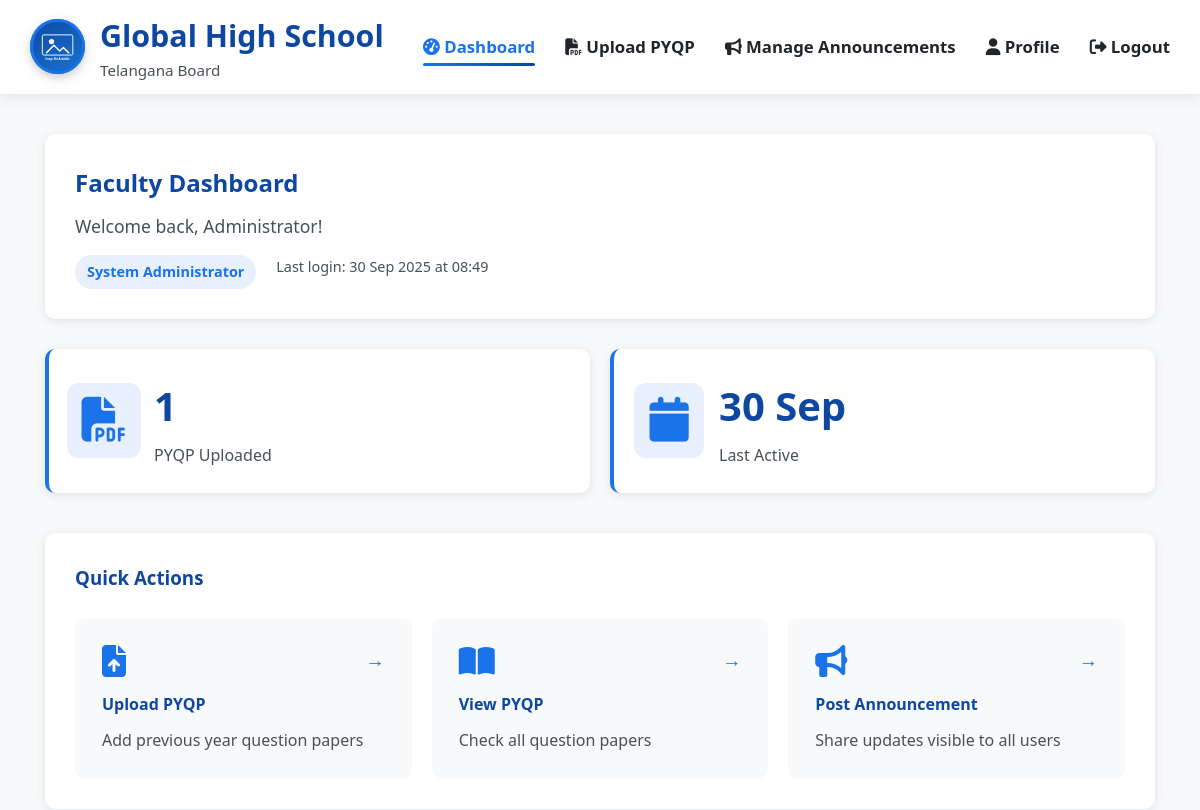
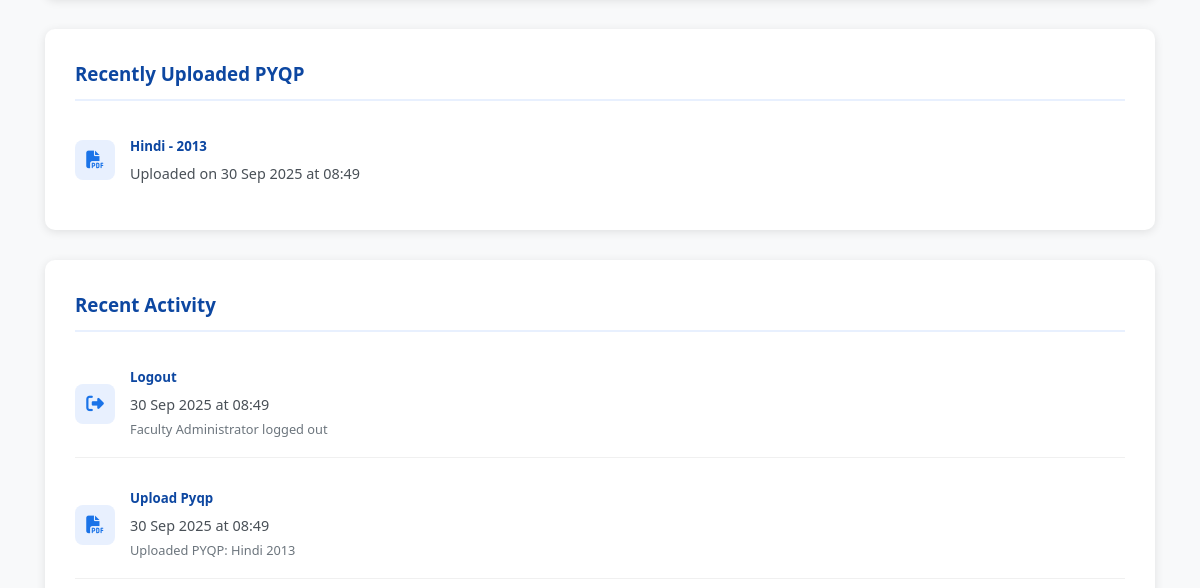
The page /faculty/dashboard (signed in, upper part) on the database as committed earlier (2 pictures, top to bottom).
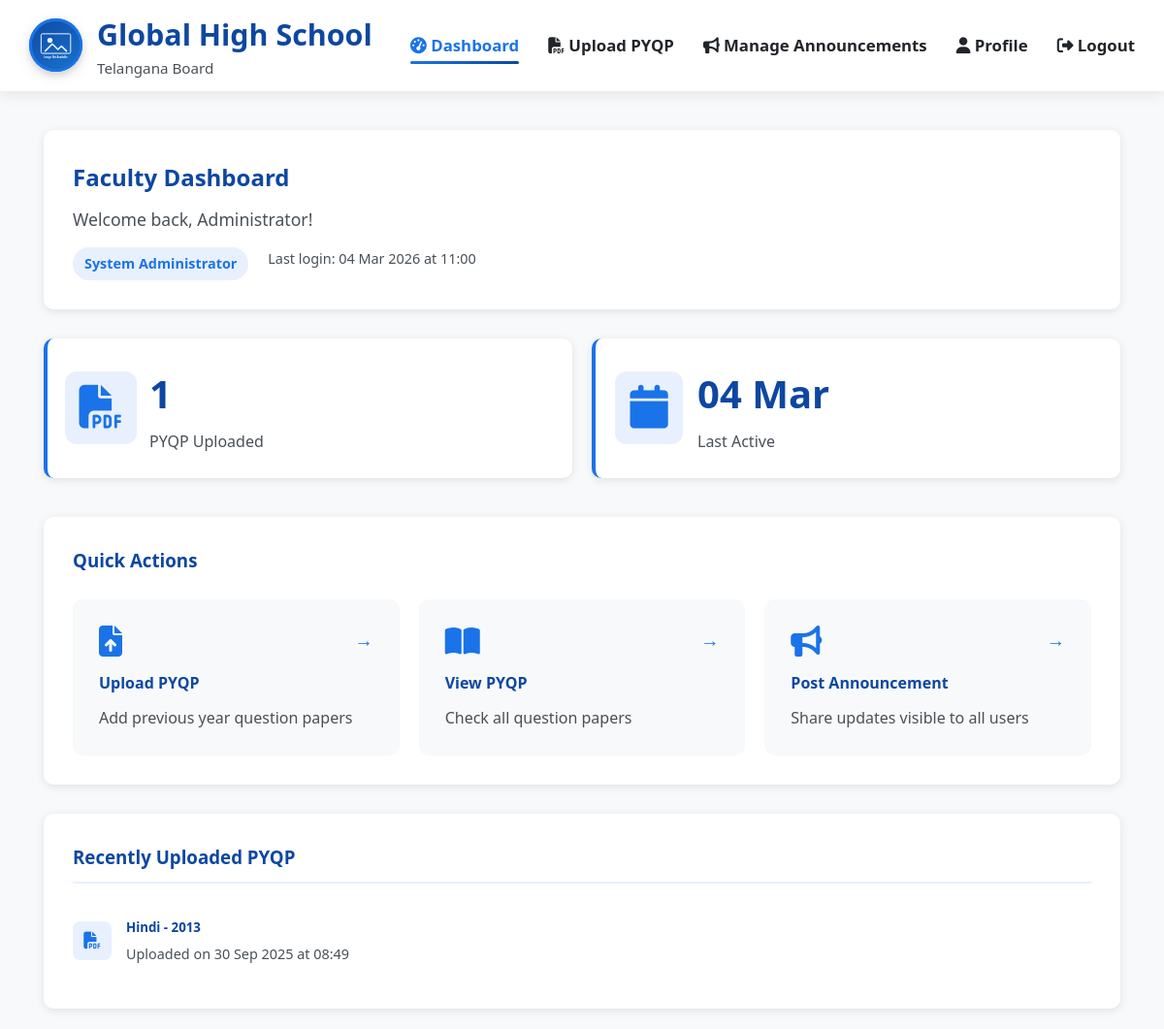
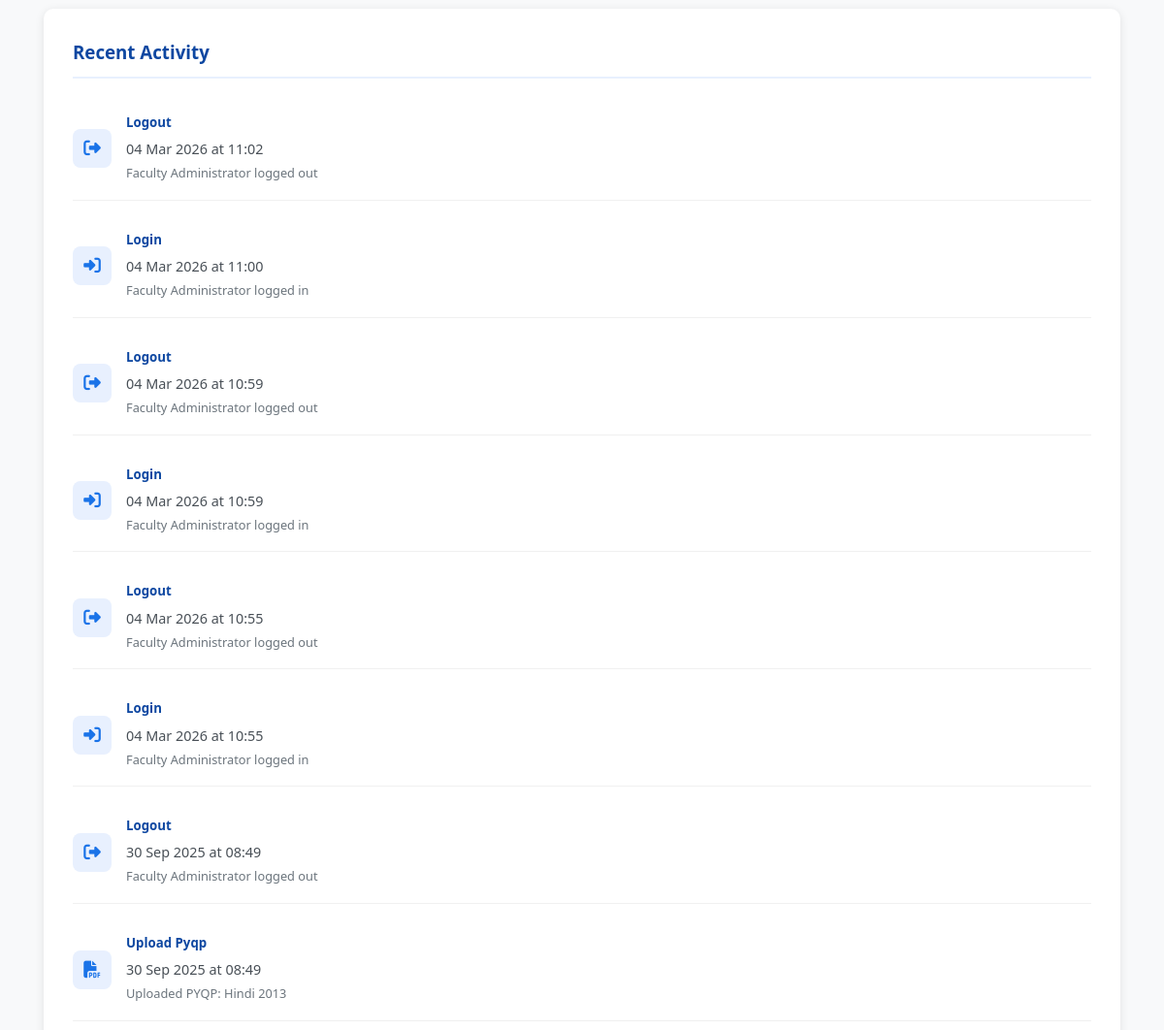
The same page on the database as committed later (2 pictures, top to bottom).
### app.py (models this page shows, shortened)
class Faculty(UserMixin, db.Model):
    id = db.Column(db.Integer, primary_key=True)
    username = db.Column(db.String(80), unique=True, nullable=False)
    email = db.Column(db.String(120), unique=True, nullable=False)
    password_hash = db.Column(db.String(200), nullable=False)
    name = db.Column(db.String(100), nullable=False)
    role = db.Column(db.String(100), nullable=False)
    department = db.Column(db.String(100))
    phone = db.Column(db.String(15))
    is_active = db.Column(db.Boolean, default=True)
    is_admin = db.Column(db.Boolean, default=False)
    created_at = db.Column(db.DateTime, default=datetime.utcnow)
    last_login = db.Column(db.DateTime)
    updated_at = db.Column(db.DateTime, default=datetime.utcnow, onupdate=datetime.utcnow)
    pyqps = db.relationship('PYQP', backref='uploader', lazy=True)

class PYQP(db.Model):
    id = db.Column(db.Integer, primary_key=True)
    subject = db.Column(db.String(100), nullable=False)
    year = db.Column(db.Integer, nullable=False)
    filename = db.Column(db.String(200), nullable=False)
    file_path = db.Column(db.String(200), nullable=False)
    description = db.Column(db.Text)
    uploaded_by = db.Column(db.Integer, db.ForeignKey('faculty.id'), nullable=False)
    uploaded_at = db.Column(db.DateTime, default=datetime.utcnow)
    is_active = db.Column(db.Boolean, default=True)
    file_size = db.Column(db.Integer)

class ActivityLog(db.Model):
    id = db.Column(db.Integer, primary_key=True)
    faculty_id = db.Column(db.Integer, db.ForeignKey('faculty.id'), nullable=False)
    action = db.Column(db.String(100), nullable=False)
    details = db.Column(db.Text)
    ip_address = db.Column(db.String(45))
    user_agent = db.Column(db.Text)
    created_at = db.Column(db.DateTime, default=datetime.utcnow)
    faculty = db.relationship('Faculty', backref='activity_logs')

### app.py (the view)
@app.route('/faculty/dashboard')
@login_required
def faculty_dashboard():
    try:
        pyqp_count = PYQP.query.filter_by(uploaded_by=current_user.id).count()
        recent_pyqps = PYQP.query.filter_by(uploaded_by=current_user.id).order_by(PYQP.uploaded_at.desc()).limit(5).all()
        recent_activities = ActivityLog.query.filter_by(faculty_id=current_user.id).order_by(ActivityLog.created_at.desc()).limit(10).all()
        return render_template('auth/faculty_dashboard.html',
                             pyqp_count=pyqp_count,
                             recent_pyqps=recent_pyqps,
                             recent_activities=recent_activities)
    except Exception:
        flash('Error loading dashboard. Please try again.', 'error')
        return redirect(url_for('index'))

### app.py (called while the page is built)
@login_manager.user_loader
def load_user(user_id):
    return Faculty.query.get(int(user_id))

@app.context_processor
def inject_template_helpers():
    return {
        'get_image_url': get_image_url
    }

### templates/auth/faculty_dashboard.html (shortened to what the changed rows need)
{% extends "base.html" %}
{% block content %}
<section class="faculty-dashboard">
    <div class="container">
        <div class="dashboard-header">
            <h2>Faculty Dashboard</h2>
            <p>Welcome back, {{ current_user.name }}!</p>
            <div class="user-info">
                <span class="user-role">{{ current_user.role }}</span>
                <span class="last-login">
                    Last login: {{ current_user.last_login.strftime('%d %b %Y at %H:%M') if current_user.last_login else 'First login' }}
                </span>
            </div>
        </div>
        <div class="dashboard-stats">
            <div class="stat-card">
                <div class="stat-info">
                    <h3>{{ current_user.last_login.strftime('%d %b') if current_user.last_login else 'N/A' }}</h3>
                    <p>Last Active</p>
                </div>
            </div>
        </div>
        <div class="activity-section">
            {% if recent_pyqps %}
            <div class="activity-list">
                {% for pyqp in recent_pyqps %}
                <div class="activity-item">
                    <i class="fas fa-file-pdf"></i>
                    <div class="activity-info">
                        <h5>{{ pyqp.subject }} - {{ pyqp.year }}</h5>
                        <p>Uploaded on {{ pyqp.uploaded_at.strftime('%d %b %Y at %H:%M') }}</p>
                    </div>
                </div>
                {% endfor %}
            </div>
            {% else %}
            <p class="no-activity">No PYQP uploaded yet.</p>
            {% endif %}
        </div>
        <div class="activity-section">
            {% if recent_activities %}
            <div class="activity-list">
                {% for activity in recent_activities %}
                <div class="activity-item">
                    <i class="fas fa-{{
                        'sign-in-alt' if activity.action == 'login' else
                        'sign-out-alt' if activity.action == 'logout' else
                        'file-pdf' if activity.action == 'upload_pyqp' else
                        'user-edit' if activity.action == 'update_profile' else 'history'
                    }}"></i>
                    <div class="activity-info">
                        <h5>{{ activity.action|replace('_', ' ')|title }}</h5>
                        <p>{{ activity.created_at.strftime('%d %b %Y at %H:%M') }}</p>
                        {% if activity.details %}
                        <small>{{ activity.details }}</small>
                        {% endif %}
                    </div>
                </div>
                {% endfor %}
            </div>
            {% else %}
            <p class="no-activity">No activity recorded yet.</p>
            {% endif %}
        </div>
    </div>
</section>
{% endblock %}

Rows that differ between the two databases and show on the page:
changed Faculty "Administrator": last_login "30 Sep 2025 at 08:49" → "04 Mar 2026 at 11:00"; last_login "30 Sep" → "04 Mar"
added ActivityLog: action "Logout", created_at "04 Mar 2026 at 11:02", details "Faculty Administrator logged out"
added ActivityLog: action "Login", created_at "04 Mar 2026 at 11:00", details "Faculty Administrator logged in"
added ActivityLog: action "Logout", created_at "04 Mar 2026 at 10:59", details "Faculty Administrator logged out"
added ActivityLog: action "Login", created_at "04 Mar 2026 at 10:59", details "Faculty Administrator logged in"
added ActivityLog: action "Logout", created_at "04 Mar 2026 at 10:55", details "Faculty Administrator logged out"
added ActivityLog: action "Login", created_at "04 Mar 2026 at 10:55", details "Faculty Administrator logged in"
